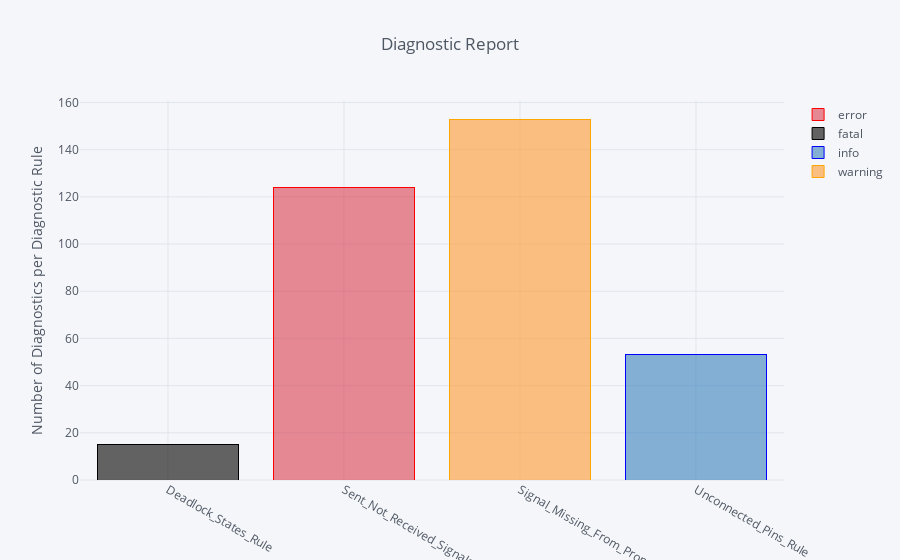

The notebook cell this image was saved under:
### Markdown cell above
Preprocess results using Pandas and visualize the output using Plot.ly; this is handy for generating many kinds of custom validation reports.

First, here is a diagram showing the number of violations found for each validation rule:

### Code cell
validation_report_df.groupby(by=['constraint_element_name','severity']).size().unstack(level=-1).iplot( 
    kind='bar', barmode='stack', colors = iqs_jupyter.validation_color_scale,
    filename='cufflinks/categorical-bar-chart/frequent_diagnostic_rules',
    yTitle='Number of Diagnostics per Diagnostic Rule', title='Diagnostic Report',
)

### Figure 1 — Plotly figure (JSON) as saved in the notebook; plotly's stock layout.template omitted (floating-point values rounded to 4 significant figures)
{"data": [{"marker": {"color": "rgba(219, 64, 82, 0.6)", "line": {"color": "red", "width": 1}}, "name": "error", "orientation": "v", "text": "", "type": "bar", "uid": "171dc797-3cae-4de0-b7bd-54f522e3675a", "x": ["Deadlock_States_Rule", "Sent_Not_Received_Signals_Rule", "Signal_Missing_From_Properties_Rule", "Unconnected_Pins_Rule"], "y": ["", 124, "", ""]}, {"marker": {"color": "rgba(0, 0, 0, 0.6)", "line": {"color": "black", "width": 1}}, "name": "fatal", "orientation": "v", "text": "", "type": "bar", "uid": "45999600-6886-40eb-acf3-1b43e6bfe24c", "x": ["Deadlock_States_Rule", "Sent_Not_Received_Signals_Rule", "Signal_Missing_From_Properties_Rule", "Unconnected_Pins_Rule"], "y": [15, "", "", ""]}, {"marker": {"color": "rgba(55, 128, 191, 0.6)", "line": {"color": "blue", "width": 1}}, "name": "info", "orientation": "v", "text": "", "type": "bar", "uid": "8a123fe0-d59f-4026-b1d0-2a75ba4fd9c6", "x": ["Deadlock_States_Rule", "Sent_Not_Received_Signals_Rule", "Signal_Missing_From_Properties_Rule", "Unconnected_Pins_Rule"], "y": ["", "", "", 53]}, {"marker": {"color": "rgba(255, 153, 51, 0.6)", "line": {"color": "orange", "width": 1}}, "name": "warning", "orientation": "v", "text": "", "type": "bar", "uid": "274dc374-d367-4359-911f-802cbb0ede23", "x": ["Deadlock_States_Rule", "Sent_Not_Received_Signals_Rule", "Signal_Missing_From_Properties_Rule", "Unconnected_Pins_Rule"], "y": ["", "", 153, ""]}], "layout": {"barmode": "stack", "legend": {"bgcolor": "#F5F6F9", "font": {"color": "#4D5663"}, "traceorder": "normal"}, "paper_bgcolor": "#F5F6F9", "plot_bgcolor": "#F5F6F9", "title": {"font": {"color": "#4D5663"}, "text": "Diagnostic Report"}, "xaxis": {"gridcolor": "#E1E5ED", "showgrid": true, "tickfont": {"color": "#4D5663"}, "title": {"font": {"color": "#4D5663"}, "text": ""}, "zerolinecolor": "#E1E5ED"}, "yaxis": {"gridcolor": "#E1E5ED", "showgrid": true, "tickfont": {"color": "#4D5663"}, "title": {"font": {"color": "#4D5663"}, "text": "Number of Diagnostics per Diagnostic Rule"}, "zerolinecolor": "#E1E5ED"}}}
